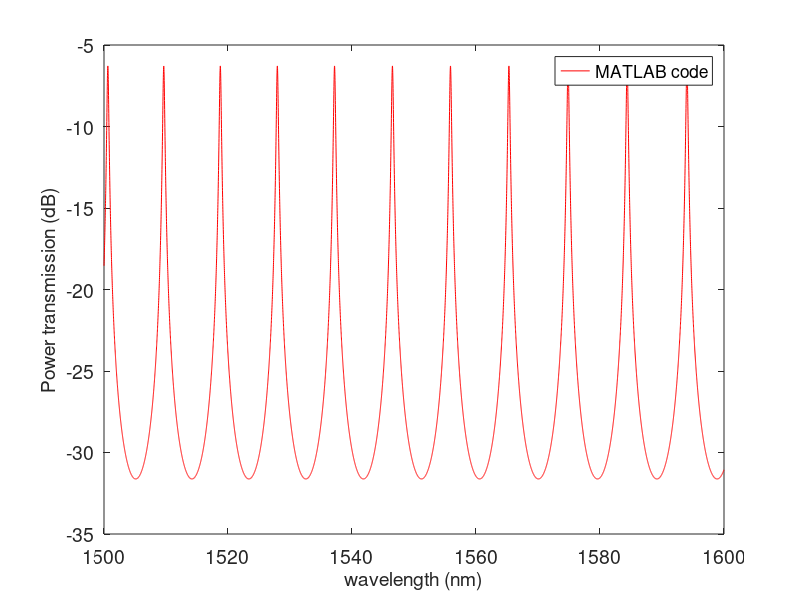

The MATLAB script that drew this image: (Note: this script raises an error after producing the figure.)
% Microring resonator model using the transfer matrix method (TMM)
%
% by Wei Shi -- wei.j.shi@gmail.com
% created in 2012 and modified in May 2013
%
clear 
close all
%
lambda=(1500:0.01:1600)*1e-9;
%lambda=(1550:0.001:1552)*1e-9;
%
neff_data=[2.4992 2.4725 2.4449 2.4163, 2.3868];% calculated using MODE
lambda_data=[1500:25:1600]*1e-9;% wavelength points in the MODE simulation
% p = polyfit(lambda_data,neff_data,3);
% neff=p(1)*lambda.^3+p(2)*lambda.^2+p(3)*lambda+p(4);
neff=interp1(lambda_data,neff_data,lambda);
%plot(lambda*1e9, neff)

load('TMM_3DFDTD.mat');
load('TMM_MODE.mat');

%
% Coupler 1
k1=0.223314129; % cross coupling coefficient from Lab 1
Tc1=0.974567596; % coupling loss from Lab 1
t1=sqrt(Tc1^2-k1^2); % straight-through coupling coefficient
C1=-1i/k1*[-t1, 1; -Tc1, t1]; % coupler matrix

%
%Coupler 2
k2=0.22314129; % cross coupling coefficient from Lab 1
Tc2=Tc1;
t2=sqrt(Tc2^2-k2^2);
C2=-1i/k2*[-t2, 1; -Tc2, t2];

%
% Ring cavity
R=9.75e-6; % radius
L_rt=2*pi*R; % roundtrip length
alpha=4; % loss in dB/cm
A=10^(-alpha*L_rt*100/10); % roundtrip loss
a=sqrt(A);
beta=neff*2*pi./lambda; % propogation constant

%
% % Coupler 2 redefined for critical coupling
% t2=t1/a;
% Tc2=Tc1;
% k2=sqrt(Tc2-t2^2);
% C2=-1i/k2*[-t2, 1; -Tc2, t2];
% %

Thru=zeros(1, length(lambda)); % through-port response
Drop=zeros(1, length(lambda)); % drop-port response
%

for ii=1:length(lambda)
    P=[0, sqrt(a)*exp(-1i*beta(ii)*L_rt/2);...
        1/(sqrt(a)*exp(-1i*beta(ii)*L_rt/2)), 0]; % ring cavity matrix
    H=C1*P*C2; % total transfer matrix
    Drop(ii)=abs(1/H(1,2))^2; % drop-port response
    Thru(ii)=abs(H(2,2)/H(1,2))^2; % through-port response
end

%-------------------------------------------------------------------------------------------------
figure (1); 
box on;
hold on

plot(lambda*1e9, 10*log10(Drop),'r');
legend('MATLAB code')

set(gca, 'Fontsize', 14, 'xlim', [min(lambda)*1e9 max(lambda)*1e9]);
xlabel('wavelength (nm)', 'Fontsize',14); ylabel('Power transmission (dB)', 'Fontsize', 14);

ax1 = gca; % current axes
ax1.XColor = 'k';
ax1.YColor = 'k';


ax1_pos = ax1.Position; % position of first axes
ax2 = axes('Position',ax1_pos,...
    'XAxisLocation','top',...
    'Fontsize', 14,...
    'YAxisLocation','right',...
    'Color','none');
xlabel('wavelength (nm)', 'Fontsize',14); ylabel('Power transmission (dB)', 'Fontsize', 14);

hold on

plot(lambda_MODE*1e9, Tdrop_MODE,'b');
plot(lambda_3DFDTD*1e9, Tdrop_3DFDTD,'g');

legend('MODE','FDTD')
title('Drop Port')

hold off

%--------------------------------------------------------------------------------------------------------

figure (2); 
box on;
hold on

plot(lambda*1e9, 10*log10(Thru),'r');

legend('MATLAB code')
set(gca, 'Fontsize', 14, 'xlim', [min(lambda)*1e9 max(lambda)*1e9]);
xlabel('wavelength (nm)', 'Fontsize',14); ylabel('Power transmission (dB)', 'Fontsize', 14);

ax1 = gca; % current axes
ax1.XColor = 'k';
ax1.YColor = 'k';


ax1_pos = ax1.Position; % position of first axes
ax2 = axes('Position',ax1_pos,...
    'XAxisLocation','top',...
    'Fontsize', 14,...
    'YAxisLocation','right',...
    'Color','none');
xlabel('wavelength (nm)', 'Fontsize',14); ylabel('Power transmission (dB)', 'Fontsize', 14);

hold on

plot(lambda_MODE*1e9, Tthrough_MODE,'b');
plot(lambda_3DFDTD*1e9, Tthrough_3DFDTD,'g');

legend('MODE','FDTD')


hold off

%--------------------------------------------------------------------------------------------------------
